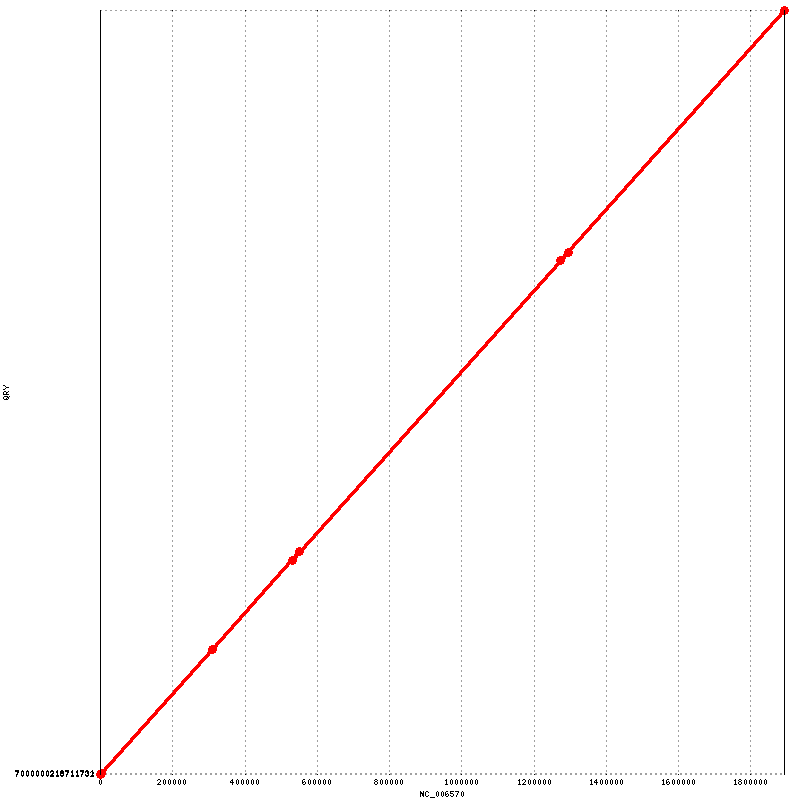

Write the gnuplot code that produced this figure.
set terminal png tiny size 800,800
set output "NR-643.png"
set ytics ( \
 "7000000218711732" 1, \
 "7000000218711731" 3195, \
 "" 1892834 \
)
set size 1,1
set grid
unset key
set border 10
set ticscale 0 0
set xlabel "NC_006570"
set ylabel "QRY"
set format "%.0f"
set mouse format "%.0f"
set mouse mouseformat "[%.0f, %.0f]"
set mouse clipboardformat "[%.0f, %.0f]"
set xrange [1:1892775]
set yrange [1:1892834]
set style line 1  lt 1 lw 3 pt 6 ps 1
set style line 2  lt 3 lw 3 pt 6 ps 1
set style line 3  lt 2 lw 3 pt 6 ps 1
plot \
 "NR-643.fplot" title "FWD" w lp ls 1, \
 "NR-643.rplot" title "REV" w lp ls 2
